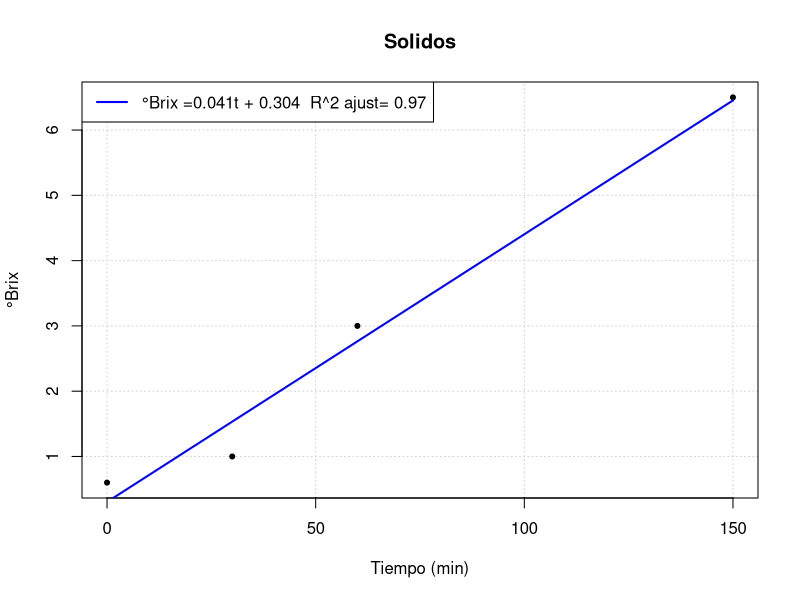
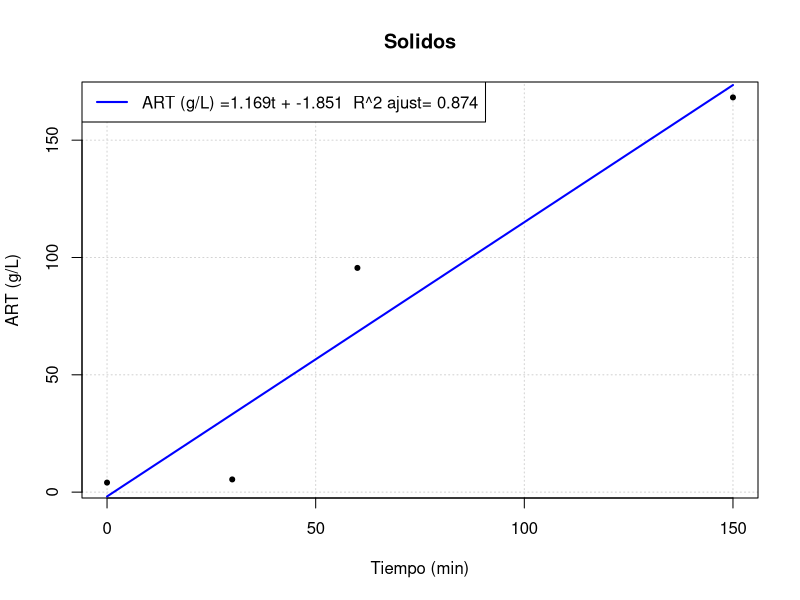
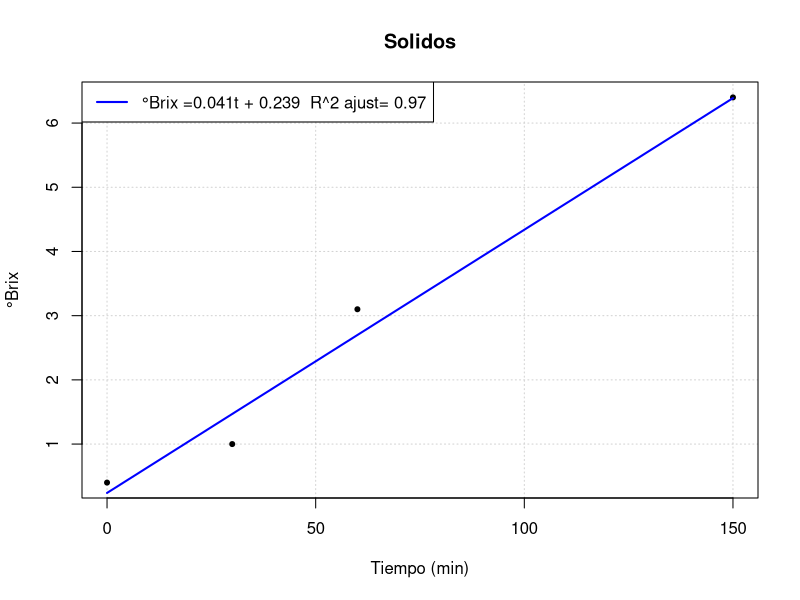
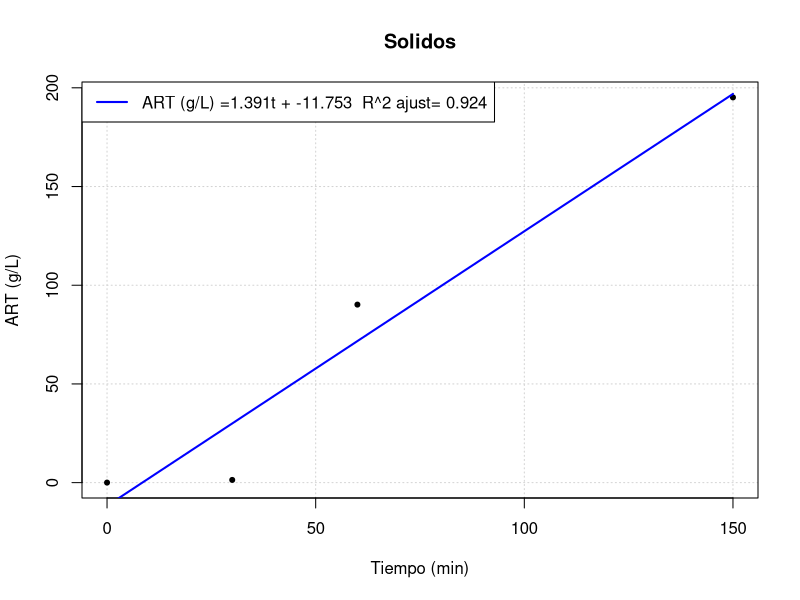
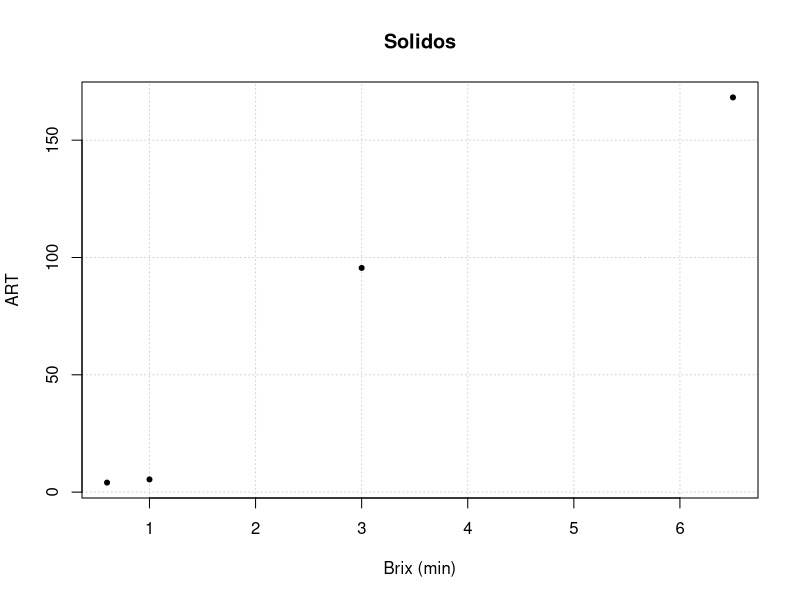

The R script that drew these images, in order: (Note: this script raises an error after producing the figures.)
#install.packages(c("readxl","dplyr")) 
library(readxl)
library(dplyr)
excel_sheets("grafica1.xlsx")

#grafico 1 experiencia 3
hoja1<-read_excel("grafica1.xlsx",sheet="grafica1")
reg<-lm(Brix~Tiempo,data=hoja1)
ordenada<-round(reg$coefficients[1],3)
pendiente<-round(reg$coefficients[2],3)
summary(reg)
dev.new()
plot(hoja1$Tiempo,
     hoja1$Brix,
     main="Solidos",
     xlab="Tiempo (min)",
     ylab="°Brix",
     xlim=c(min(hoja1$Tiempo),max(hoja1$Tiempo)),
     ylim=c(min(hoja1$Brix),max(hoja1$Brix)),
     pch=20,
     col="black",
     panel.first = grid())
recta<-pendiente*(min(hoja1$Tiempo):max(hoja1$Tiempo))+ordenada
lines(min(hoja1$Tiempo):max(hoja1$Tiempo),recta,
      type="l",
      col="blue",
      lwd=2)
legend("topleft",
       paste0("°Brix =",
              pendiente ,
              "t + ",
              ordenada,
              "  R^2 ajust= ",
              round(summary(reg)$adj.r.squared,3)),
       col="blue",
       lwd=2)

#Grafico 2 experiencia 3

reg2<-lm(ART~Tiempo,data=hoja1)
ordenada2<-round(reg2$coefficients[1],3)
pendiente2<-round(reg2$coefficients[2],3)
summary(reg2)
dev.new()
plot(hoja1$Tiempo,
     hoja1$ART,
     main="Solidos",
     xlab="Tiempo (min)",
     ylab="ART (g/L)",
     xlim=c(min(hoja1$Tiempo),max(hoja1$Tiempo)),
     ylim=c(min(hoja1$ART),max(hoja1$ART)),
     pch=20,
     col="black",
     panel.first = grid())
recta2<-pendiente2*(min(hoja1$Tiempo):max(hoja1$Tiempo))+ordenada2
lines(min(hoja1$Tiempo):max(hoja1$Tiempo),recta2,
      type="l",
      col="blue",
      lwd=2)
legend("topleft",
       paste0("ART (g/L) =",pendiente2 ,"t + ",ordenada2,"  R^2 ajust= ",
              round(summary(reg2)$adj.r.squared,3)),
       col="blue",
       lwd=2)
#experiencia 4
#grafico 3 experiencia 4
hoja2<-read_excel("grafica1.xlsx",sheet="grafica2")

reg3<-lm(Brix~Tiempo,data=hoja2)
ordenada3<-round(reg3$coefficients[1],3)
pendiente3<-round(reg3$coefficients[2],3)
summary(reg3)
dev.new()
plot(hoja2$Tiempo,
     hoja2$Brix,
     main="Solidos",
     xlab="Tiempo (min)",
     ylab="°Brix",
     xlim=c(min(hoja2$Tiempo),max(hoja2$Tiempo)),
     ylim=c(min(hoja2$Brix),max(hoja2$Brix)),
     pch=20,
     col="black",
     panel.first = grid())
recta3<-pendiente3*(min(hoja2$Tiempo):max(hoja2$Tiempo))+ordenada3
lines(min(hoja2$Tiempo):max(hoja2$Tiempo),recta3,
      type="l",
      col="blue",
      lwd=2)
legend("topleft",
       paste0("°Brix =",
              pendiente3 ,
              "t + ",
              ordenada3,
              "  R^2 ajust= ",
              round(summary(reg)$adj.r.squared,3)),
       col="blue",
       lwd=2)

#Grafica 4: Experienca 4
reg4<-lm(ART~Tiempo,data=hoja2)
ordenada4<-round(reg4$coefficients[1],3)
pendiente4<-round(reg4$coefficients[2],3)
summary(reg4)
dev.new()
plot(hoja2$Tiempo,
     hoja2$ART,
     main="Solidos",
     xlab="Tiempo (min)",
     ylab="ART (g/L)",
     xlim=c(min(hoja2$Tiempo),max(hoja2$Tiempo)),
     ylim=c(min(hoja2$ART),max(hoja2$ART)),
     pch=20,
     col="black",
     panel.first = grid())
recta2<-pendiente4*(min(hoja2$Tiempo):max(hoja2$Tiempo))+ordenada4
lines(min(hoja2$Tiempo):max(hoja2$Tiempo),recta2,
      type="l",
      col="blue",
      lwd=2)
legend("topleft",
       paste0("ART (g/L) =",pendiente4 ,"t + ",ordenada4,"  R^2 ajust= ",
              round(summary(reg4)$adj.r.squared,3)),
       col="blue",
       lwd=2)
#grafico 5 exp 3 hoja1
hoja1<-read_excel("grafica1.xlsx",sheet="grafica1")
reg5<-lm(ART~Brix,data=hoja1)
ordenada<-round(reg5$coefficients[1],3)
pendiente<-round(reg5$coefficients[2],3)
summary(reg5)
dev.new()
plot(hoja1$Brix,
     hoja1$ART,
     main="Solidos",
     xlab="Brix (min)",
     ylab="ART",
     xlim=c(min(hoja1$Brix),max(hoja1$Brix)),
     ylim=c(min(hoja1$ART),max(hoja1$ART)),
     pch=20,
     col="black",
     panel.first = grid())
recta5<-pendiente5*(min(hoja1$Brix):max(hoja1$Brix))+ordenada5
lines(min(hoja1$Brix):max(hoja1$Brix),recta5,
      type="l",
      col="blue",
      lwd=2)
legend("topleft",
       paste0("ART (g/L) =",
              pendiente5 ,
              "Brix + ",
              ordenada5,
              "  R^2 ajust= ",
              round(summary(reg5)$adj.r.squared,3)),
       col="blue",
       lwd=2)
#grafico 6 exp 4 hoja2
reg6<-lm(ART~Brix,data=hoja2)
ordenada6<-round(reg6$coefficients[1],3)
pendiente6<-round(reg6$coefficients[2],3)
summary(reg6)
dev.new()
plot(hoja2$Brix,
     hoja2$ART,
     main="Solidos",
     xlab="°Brix",
     ylab="ART (g/L)",
     xlim=c(min(hoja2$Brix),max(hoja2$Brix)),
     ylim=c(min(hoja2$ART),max(hoja2$ART)),
     pch=20,
     col="black",
     panel.first = grid())
recta6<-pendiente6*(min(hoja2$Brix):max(hoja2$Brix))+ordenada6
lines(min(hoja2$Brix):max(hoja2$Brix),recta6,
      type="l",
      col="blue",
      lwd=2)
legend("topleft",
       paste0("ART (g/L) =",pendiente6 ,"°Brix + ",ordenada6,"  R^2 ajust= ",
              round(summary(reg6)$adj.r.squared,3)),
       col="blue",
       lwd=2)
